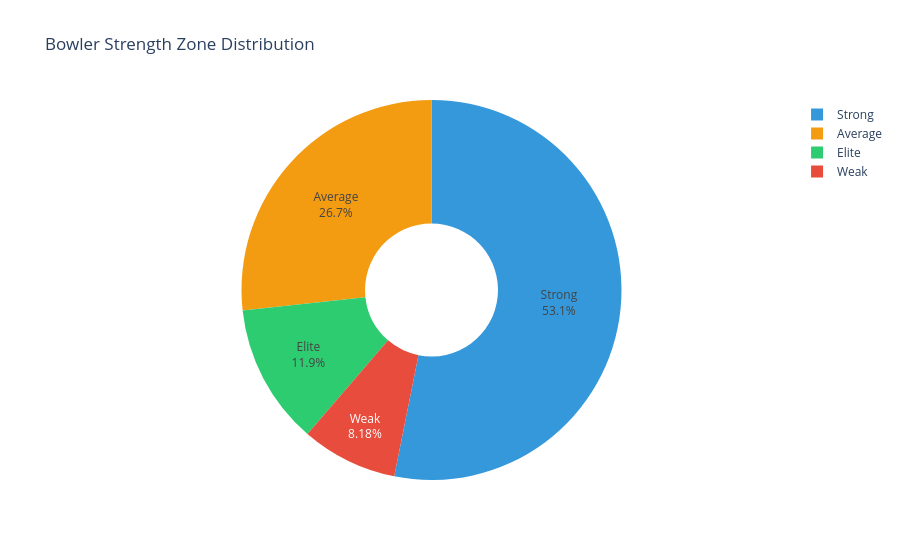

The notebook cell saved with this chart:
### Markdown cell above
## 6. Visualisations

### Code cell
# ── Strength zone distribution pie ───────────────────────────────────────────
zone_counts = bs['bowler_strength_zone'].value_counts().reset_index()
zone_counts.columns = ['zone', 'count']
fig = px.pie(zone_counts, names='zone', values='count',
             title='Bowler Strength Zone Distribution',
             color='zone',
             color_discrete_map={'Elite':'#2ecc71','Strong':'#3498db','Average':'#f39c12','Weak':'#e74c3c'},
             hole=0.35)
fig.update_traces(textinfo='percent+label')
fig.show()

### Figure 1 — Plotly figure (JSON) as saved in the notebook; plotly's stock layout.template omitted (floating-point values rounded to 4 significant figures)
{"data": [{"customdata": [["Strong"], ["Average"], ["Elite"], ["Weak"]], "domain": {"x": [0, 1], "y": [0, 1]}, "hole": 0.35, "hovertemplate": "zone=%{customdata[0]}<br>count=%{value}<extra></extra>", "labels": ["Strong", "Average", "Elite", "Weak"], "legendgroup": "", "marker": {"colors": ["#3498db", "#f39c12", "#2ecc71", "#e74c3c"]}, "name": "", "showlegend": true, "textinfo": "percent+label", "type": "pie", "values": [169, 85, 38, 26]}], "layout": {"legend": {"tracegroupgap": 0}, "title": {"text": "Bowler Strength Zone Distribution"}}}
